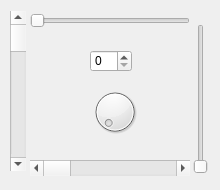
<?xml version="1.0" encoding="UTF-8"?>
<ui version="4.0">
 <class>myWidget</class>
 <widget class="QWidget" name="myWidget">
  <property name="geometry">
   <rect>
    <x>0</x>
    <y>0</y>
    <width>220</width>
    <height>190</height>
   </rect>
  </property>
  <property name="windowTitle">
   <string>myWidget</string>
  </property>
  <widget class="QDial" name="dial">
   <property name="geometry">
    <rect>
     <x>90</x>
     <y>80</y>
     <width>50</width>
     <height>64</height>
    </rect>
   </property>
  </widget>
  <widget class="QSlider" name="horizontalSlider">
   <property name="geometry">
    <rect>
     <x>30</x>
     <y>10</y>
     <width>160</width>
     <height>22</height>
    </rect>
   </property>
   <property name="orientation">
    <enum>Qt::Horizontal</enum>
   </property>
   <property name="invertedControls">
    <bool>false</bool>
   </property>
  </widget>
  <widget class="QScrollBar" name="horizontalScrollBar">
   <property name="geometry">
    <rect>
     <x>30</x>
     <y>160</y>
     <width>160</width>
     <height>16</height>
    </rect>
   </property>
   <property name="orientation">
    <enum>Qt::Horizontal</enum>
   </property>
   <property name="invertedAppearance">
    <bool>false</bool>
   </property>
   <property name="invertedControls">
    <bool>false</bool>
   </property>
  </widget>
  <widget class="QScrollBar" name="verticalScrollBar">
   <property name="geometry">
    <rect>
     <x>10</x>
     <y>11</y>
     <width>16</width>
     <height>160</height>
    </rect>
   </property>
   <property name="orientation">
    <enum>Qt::Vertical</enum>
   </property>
   <property name="invertedControls">
    <bool>false</bool>
   </property>
  </widget>
  <widget class="QSlider" name="verticalSlider">
   <property name="geometry">
    <rect>
     <x>190</x>
     <y>24</y>
     <width>22</width>
     <height>150</height>
    </rect>
   </property>
   <property name="orientation">
    <enum>Qt::Vertical</enum>
   </property>
  </widget>
  <widget class="QSpinBox" name="spinBox">
   <property name="geometry">
    <rect>
     <x>90</x>
     <y>50</y>
     <width>42</width>
     <height>22</height>
    </rect>
   </property>
  </widget>
 </widget>
 <layoutdefault spacing="6" margin="11"/>
 <resources/>
 <connections>
  <connection>
   <sender>spinBox</sender>
   <signal>valueChanged(int)</signal>
   <receiver>dial</receiver>
   <slot>setValue(int)</slot>
   <hints>
    <hint type="sourcelabel">
     <x>109</x>
     <y>62</y>
    </hint>
    <hint type="destinationlabel">
     <x>116</x>
     <y>105</y>
    </hint>
   </hints>
  </connection>
  <connection>
   <sender>spinBox</sender>
   <signal>valueChanged(int)</signal>
   <receiver>horizontalSlider</receiver>
   <slot>setValue(int)</slot>
   <hints>
    <hint type="sourcelabel">
     <x>100</x>
     <y>60</y>
    </hint>
    <hint type="destinationlabel">
     <x>99</x>
     <y>29</y>
    </hint>
   </hints>
  </connection>
  <connection>
   <sender>spinBox</sender>
   <signal>valueChanged(int)</signal>
   <receiver>verticalScrollBar</receiver>
   <slot>setValue(int)</slot>
   <hints>
    <hint type="sourcelabel">
     <x>126</x>
     <y>62</y>
    </hint>
    <hint type="destinationlabel">
     <x>16</x>
     <y>65</y>
    </hint>
   </hints>
  </connection>
  <connection>
   <sender>spinBox</sender>
   <signal>valueChanged(int)</signal>
   <receiver>horizontalScrollBar</receiver>
   <slot>setValue(int)</slot>
   <hints>
    <hint type="sourcelabel">
     <x>128</x>
     <y>53</y>
    </hint>
    <hint type="destinationlabel">
     <x>72</x>
     <y>173</y>
    </hint>
   </hints>
  </connection>
  <connection>
   <sender>spinBox</sender>
   <signal>valueChanged(int)</signal>
   <receiver>verticalSlider</receiver>
   <slot>setValue(int)</slot>
   <hints>
    <hint type="sourcelabel">
     <x>109</x>
     <y>57</y>
    </hint>
    <hint type="destinationlabel">
     <x>202</x>
     <y>40</y>
    </hint>
   </hints>
  </connection>
  <connection>
   <sender>dial</sender>
   <signal>valueChanged(int)</signal>
   <receiver>spinBox</receiver>
   <slot>setValue(int)</slot>
   <hints>
    <hint type="sourcelabel">
     <x>127</x>
     <y>111</y>
    </hint>
    <hint type="destinationlabel">
     <x>127</x>
     <y>60</y>
    </hint>
   </hints>
  </connection>
  <connection>
   <sender>verticalScrollBar</sender>
   <signal>valueChanged(int)</signal>
   <receiver>spinBox</receiver>
   <slot>setValue(int)</slot>
   <hints>
    <hint type="sourcelabel">
     <x>18</x>
     <y>41</y>
    </hint>
    <hint type="destinationlabel">
     <x>104</x>
     <y>62</y>
    </hint>
   </hints>
  </connection>
  <connection>
   <sender>horizontalScrollBar</sender>
   <signal>valueChanged(int)</signal>
   <receiver>spinBox</receiver>
   <slot>setValue(int)</slot>
   <hints>
    <hint type="sourcelabel">
     <x>83</x>
     <y>165</y>
    </hint>
    <hint type="destinationlabel">
     <x>95</x>
     <y>60</y>
    </hint>
   </hints>
  </connection>
  <connection>
   <sender>verticalSlider</sender>
   <signal>valueChanged(int)</signal>
   <receiver>spinBox</receiver>
   <slot>setValue(int)</slot>
   <hints>
    <hint type="sourcelabel">
     <x>197</x>
     <y>96</y>
    </hint>
    <hint type="destinationlabel">
     <x>124</x>
     <y>59</y>
    </hint>
   </hints>
  </connection>
  <connection>
   <sender>horizontalSlider</sender>
   <signal>valueChanged(int)</signal>
   <receiver>spinBox</receiver>
   <slot>setValue(int)</slot>
   <hints>
    <hint type="sourcelabel">
     <x>158</x>
     <y>26</y>
    </hint>
    <hint type="destinationlabel">
     <x>121</x>
     <y>62</y>
    </hint>
   </hints>
  </connection>
 </connections>
</ui>
